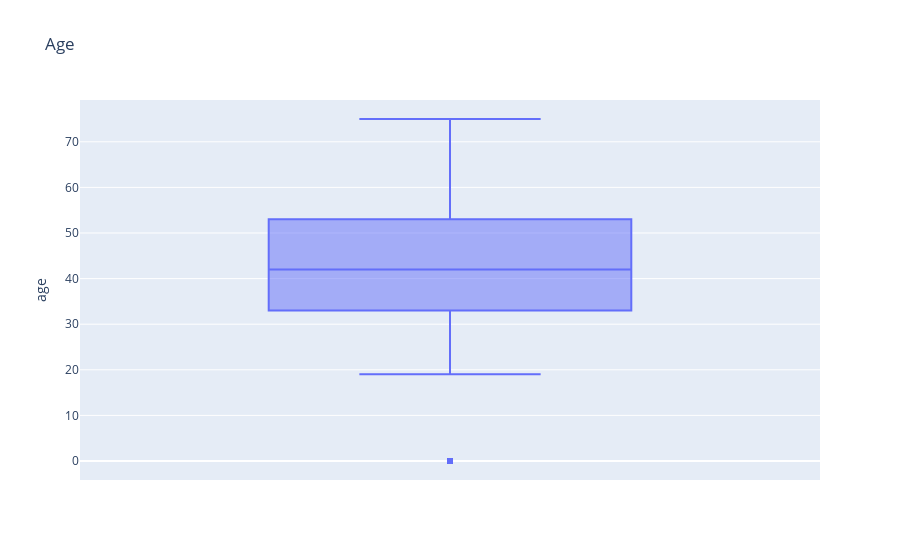

The notebook cell this image was saved under:
### Markdown cell above
#### 3.5.1.3 Возраст

### Code cell
age = px.box(df, y='age', title='Age')
age.show()

### Figure 1 — Plotly figure (JSON) as saved in the notebook; plotly's stock layout.template omitted (floating-point values rounded to 4 significant figures; data arrays with more than 128 entries replaced by an {"elided": "..."} marker saying what was removed)
{"data": [{"alignmentgroup": "True", "hovertemplate": "age=%{y}<extra></extra>", "legendgroup": "", "marker": {"color": "#636efa"}, "name": "", "notched": false, "offsetgroup": "", "orientation": "v", "showlegend": false, "type": "box", "x0": " ", "xaxis": "x", "y": {"elided": "21471 int values"}, "y0": " ", "yaxis": "y"}], "layout": {"boxmode": "group", "legend": {"tracegroupgap": 0}, "title": {"text": "Age"}, "xaxis": {"anchor": "y", "domain": [0, 1]}, "yaxis": {"anchor": "x", "domain": [0, 1], "title": {"text": "age"}}}}
